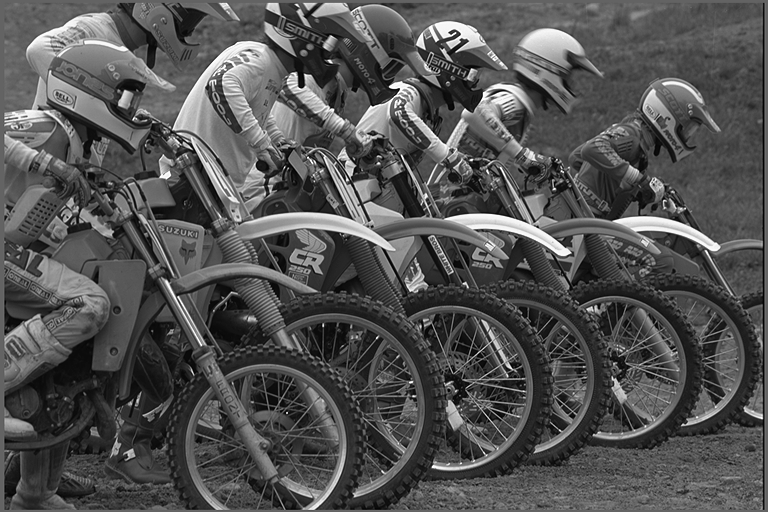
%> input picture Lab2/input/img04g.tif, 768 x 512 px
$ octave SpecAnal.m   (GNU Octave 9; MATLAB toolbox functions it lacks are replaced by stand-ins)
%> lines starting %> are read from the running program, lines starting %| are printed output that depends on the picture

% Clear memory and close existing figures
clear
close

% This line reads in a gray scale TIFF image.
% The matrix img contains a 2-D array of 8-bit gray scale values.

[img] = imread('img04g.tif');
%> img is the input picture: size 512x768 uint8; min 0, max 255, mean 82.6

% This line sets the colormap, displays the image, and sets the
% axes so that pixels are square.
% "map" is the corresponding colormap used for the display.
% A gray scale pixel value is treated as an index into the
% current colormap so that the pixel at location (i,j)
% has the color [r,g,b] = map(img(i,j),:) .

map=gray(256);
colormap(gray(256));
image(img)
axis('image')

X = double(img)/255;

% Select an NxN region of the image and store it in the variable "z"

i=100;
j=100;

N = 64;
z = X(i:(N+i-1), j:(N+j-1));
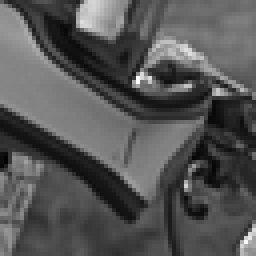
%> z: size 64x64 double (shown 4 times larger); min 0.00784, max 1, mean 0.331


% Compute the power spectrum for the NxN region
Z = (1/N^2)*abs(fft2(z)).^2;
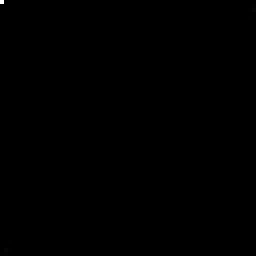
%> Z: size 64x64 double (shown 4 times larger); min 2.55e-07, max 448.7, mean 0.1; drawn with min black and max white

% Use fftshift to move the zero frequencies to the center of the plot
Z = fftshift(Z);

% Compute the logarithm of the Power Spectrum.
Zabs = log( Z );
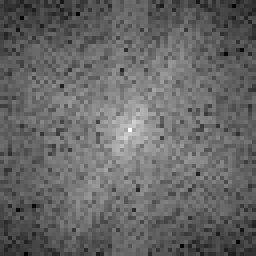
%> Zabs: size 64x64 double (shown 4 times larger); min -15.18, max 6.11, mean -6.62; drawn with min black and max white


% Plot the result using a 3-D mesh plot and label the x and y axises properly.

x = 2*pi*((0:(N-1)) - N/2)/N;
y = 2*pi*((0:(N-1)) - N/2)/N;
figure
mesh(x,y,Zabs)
xlabel('\mu axis')
ylabel('\nu axis')
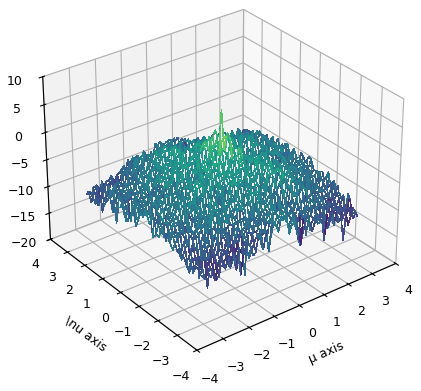
%> figure redrawn from the program's plot data
